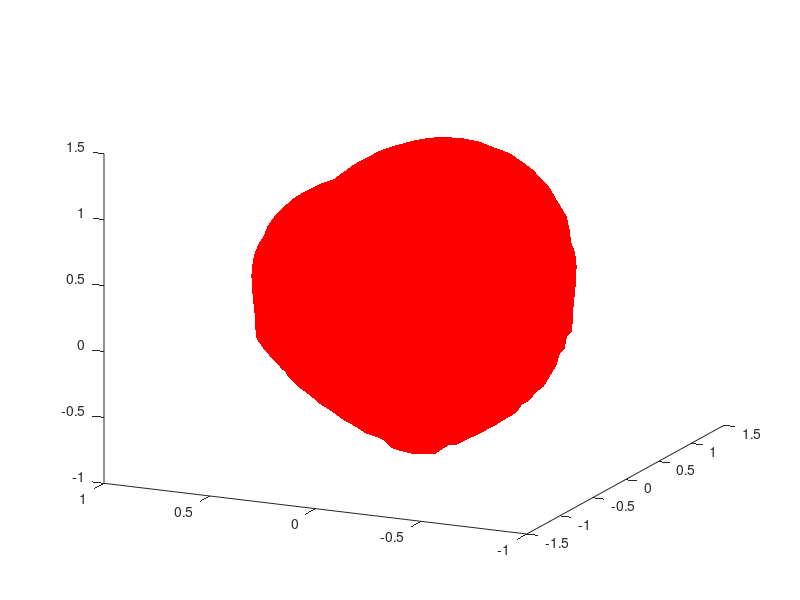

The MATLAB script that drew this image:
[x,y,z] = meshgrid(-3:0.1:3); 
F=((-x.^2).*(z.^3))-((9.*(y.^2).*(z.^3))./80)+((x.^2)+((9.*(y.^2))./4)+(z.^2)-1).^3; 
C=0; 
hpatch = patch(isosurface(x,y,z,F,C));
isonormals(x,y,z,F,hpatch);
set(hpatch,'FaceColor','red','EdgeColor','none');
view([-65,20]);